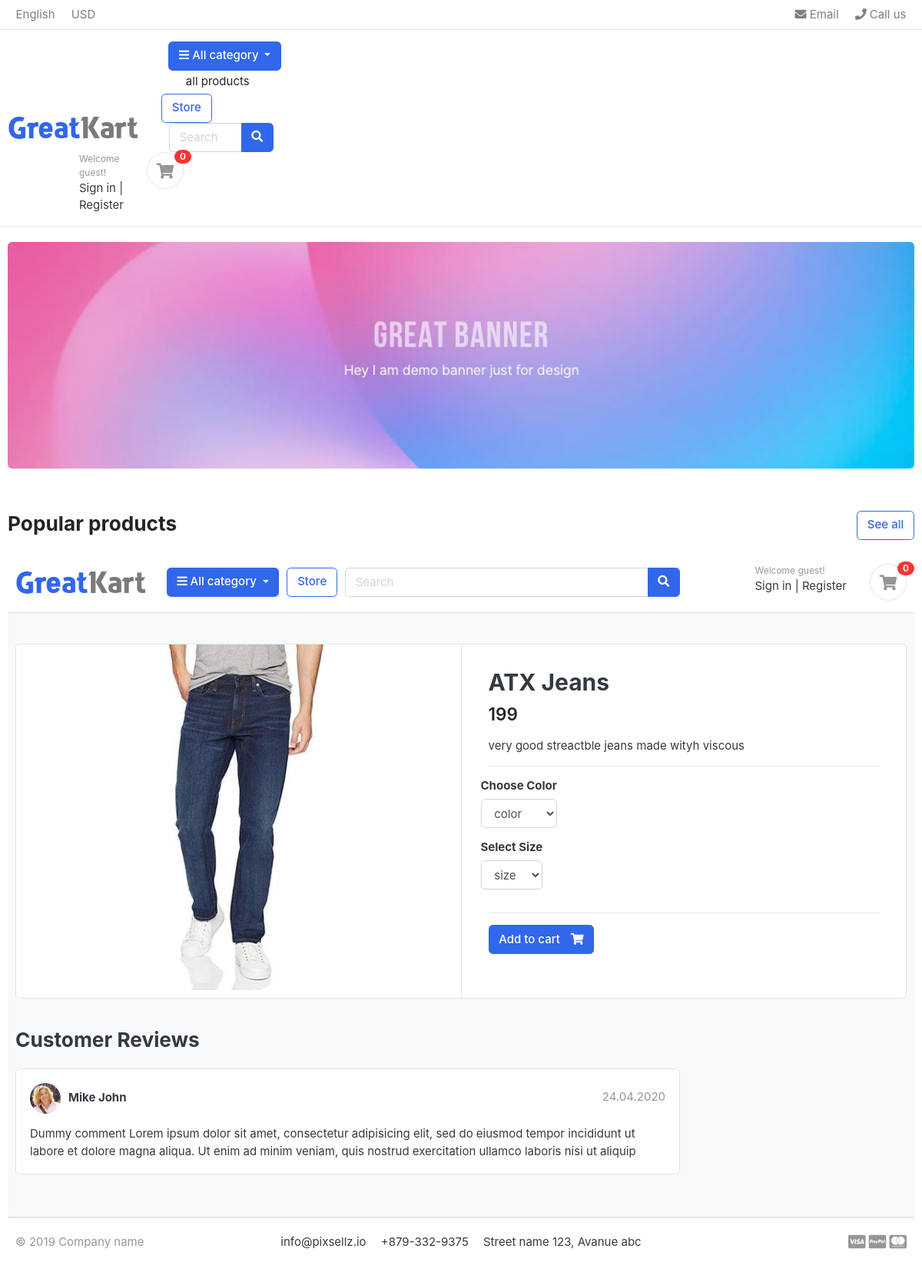
Before: /store/category/jeans/atx-jeans/ with the older database file.
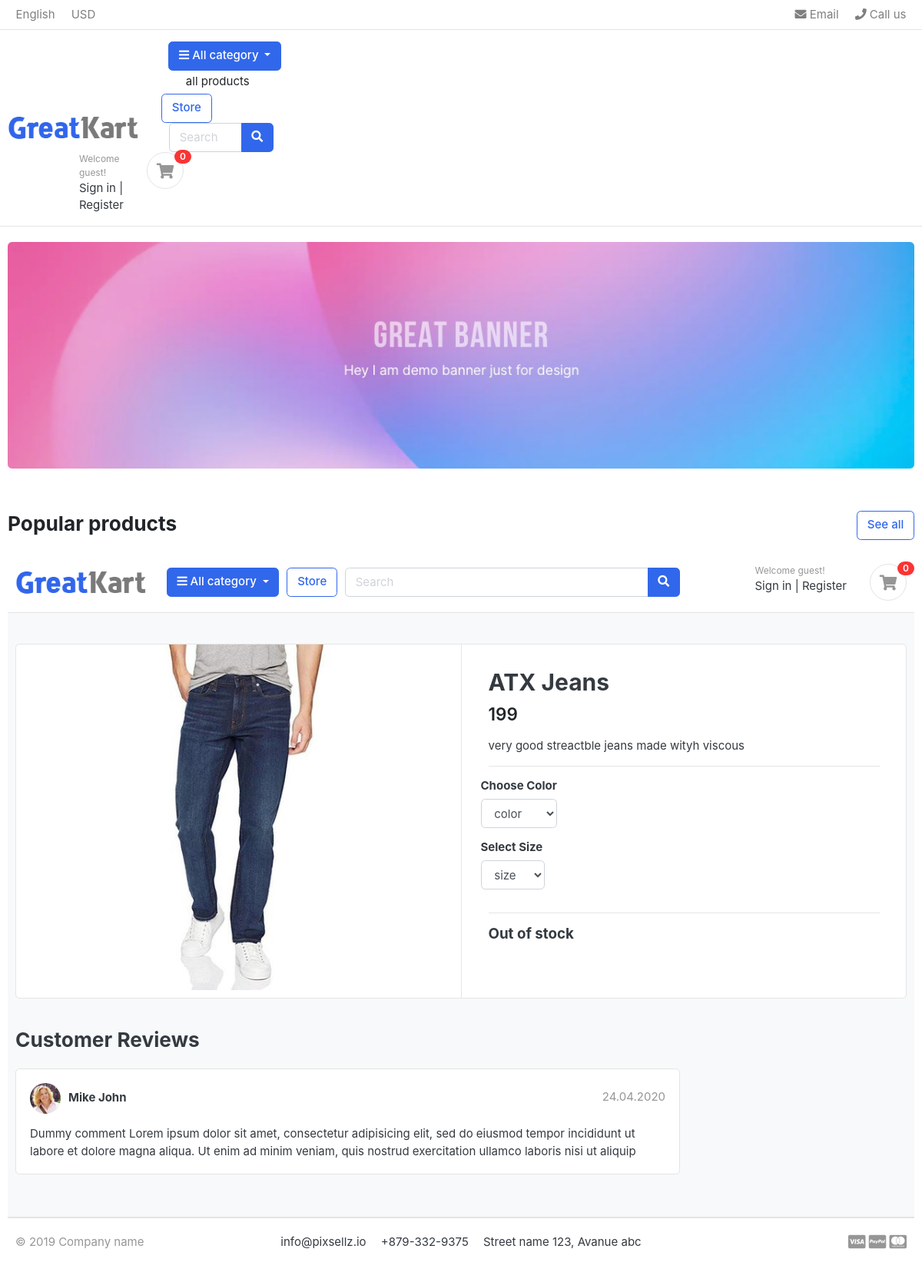
After: the same page with the newer database file.
### store/views.py (the view)
# urls.py: path('category/<slug:category_slug>/<slug:product_slug>/', views.product_detail,name='product_detail'),
def product_detail(request,category_slug,product_slug):
    try:
        single_product=Product.objects.filter(category__slug=category_slug,slug=product_slug)
        single_product=Product.objects.get(category__slug=category_slug,slug=product_slug)
        in_cart=CartItem.objects.filter(cart__cart_id=_cart_id(request),product=single_product).exists()
    except Exception as e:
        raise e
    context={
        'single_product':single_product,
        'in_cart':in_cart,
    }
    return render(request,'store/product_detail.html',context)

### carts/context_processors.py (called while the page is built)
def counter(request):
    cart_count=0
    if 'admin' in request.path:
        return{}
    else:
        try:
            cart=Cart.objects.filter(cart_id=_cart_id(request))
            if request.user.is_authenticated:
                cart_items=CartItem.objects.all().filter(user=request.user)
            else:
                cart_items=CartItem.objects.all().filter(cart=cart[:1])
            for cart_item in cart_items:
                cart_count+=cart_item.quantity
        except Cart.DoesNotExist:
            cart_count=0
    return dict(cart_count=cart_count)

### carts/views.py (called while the page is built)
def _cart_id(request):
    cart=request.session.session_key
    if not cart:
        cart=request.session.create()
    return cart

### category/context_processors.py (called while the page is built)
def menu_links(request):
    links=Category.objects.all()
    return dict(links=links)

### category/models.py (called while the page is built)
    def get_url(self):
            return reverse('products_by_category',args=[self.slug])

### store/models.py (called while the page is built)
    def colors(self):
        return super(VariationManager,self).filter(variation_category='color',is_active=True)

    def sizes(self):
        return super(VariationManager,self).filter(variation_category='size',is_active=True)

### templates/store/product_detail.html (shortened to what this page needs)
{% extends 'base.html' %}
{% load static %}
{% block content %}
<section class="header-main border-bottom">
	<div class="container">
<div class="row align-items-center">
	<div class="col-lg-2 col-md-3 col-6">
		<a href="./" class="brand-wrap">
			<img class="logo" src="./images/logo.png">
		</a>
	</div>
	<div class="col-lg col-sm col-md col-6 flex-grow-0">
		<div class="category-wrap dropdown d-inline-block float-right">
			<button type="button" class="btn btn-primary dropdown-toggle" data-toggle="dropdown">
				<i class="fa fa-bars"></i> All category
			</button>
		</div>
	</div>
	<a href="./store.html" class="btn btn-outline-primary">Store</a>
	<div class="col-lg  col-md-6 col-sm-12 col">
		<form action="#" class="search">
			<div class="input-group w-100">
			    <input type="text" class="form-control" style="width:60%;" placeholder="Search">
			    <div class="input-group-append">
			      <button class="btn btn-primary" type="submit">
			        <i class="fa fa-search"></i>
			      </button>
			    </div>
		    </div>
		</form>
	</div>
	<div class="col-lg-3 col-sm-6 col-8 order-2 order-lg-3">
				<div class="d-flex justify-content-end mb-3 mb-lg-0">
					<div class="widget-header">
						<small class="title text-muted">Welcome guest!</small>
						<div>
							<a href="./signin.html">Sign in</a> <span class="dark-transp"> | </span>
							<a href="./register.html"> Register</a>
						</div>
					</div>
					<a href="#" class="widget-header pl-3 ml-3">
						<div class="icon icon-sm rounded-circle border"><i class="fa fa-shopping-cart"></i></div>
						<span class="badge badge-pill badge-danger notify">0</span>
					</a>
				</div>
			</div>
</div>
	</div>
</section>
<section class="section-content padding-y bg">
<div class="container">
<div class="card">
	<div class="row no-gutters">
		<aside class="col-md-6">
<article class="gallery-wrap">
	<div class="img-big-wrap">
	   <a href="#"><img src="{{single_product.images.url}}"></a>
	</div>
</article>
		</aside>
		<main class="col-md-6 border-left">
<form action="{% url 'add_cart' single_product.id %}" method="POST">
 <article class="content-body">
<h2 class="title">{{single_product.product_name}}</h2>
<div class="mb-3">
	<var class="price h4">{{single_product.price}}</var>
</div>
<p>{{single_product.description}} </p>
<hr>
	<div class="row">
		<div class="item-option-select">
			<h6>Choose Color</h6>
		    <select name="color" class="form-control">
						<option value=" " disabled selected>color</option>
          </select>
			</div>
	</div>
	<div class="row">
		<div class="item-option-select">
			<h6>Select Size</h6>
			<select name="size" class="form-control">
				<option value=" " disabled selected>size</option>
			</select>
		 </div>
	</div>
	<hr>
	{% if single_product.stock <= 0 %}
	  <h5 class="text danger" >Out of stock</h5>
	{% else %}
	   <button type="submit"  class="btn  btn-primary"> <span class="text">Add to cart</span> <i class="fas fa-shopping-cart"></i>  </button>
 	{% endif %}
  </article>
</form>
		</main>
	</div>
</div>
<br>
<div class="row">
			<div class="col-md-9">
	<header class="section-heading">
		<h3>Customer Reviews </h3>
	</header>
	<article class="box mb-3">
		<div class="icontext w-100">
			<img src="{% static './images/avatars/avatar1.jpg' %}" class="img-xs icon rounded-circle">
			<div class="text">
				<span class="date text-muted float-md-right">24.04.2020 </span>
				<h6 class="mb-1">Mike John </h6>
			</div>
		</div>
		<div class="mt-3">
			<p>
				Dummy comment Lorem ipsum dolor sit amet, consectetur adipisicing elit, sed do eiusmod
				tempor incididunt ut labore et dolore magna aliqua. Ut enim ad minim veniam,
				quis nostrud exercitation ullamco laboris nisi ut aliquip
			</p>
		</div>
	</article>
	</div>
</div>
</div>
</section>
{% endblock %}

Changed rows visible on the page:
changed Product "ATX Jeans": stock 5 → 0 (drawn)
Other visible differences:
text no longer shown: "Add to cart"
text now shown: "Out of stock"
